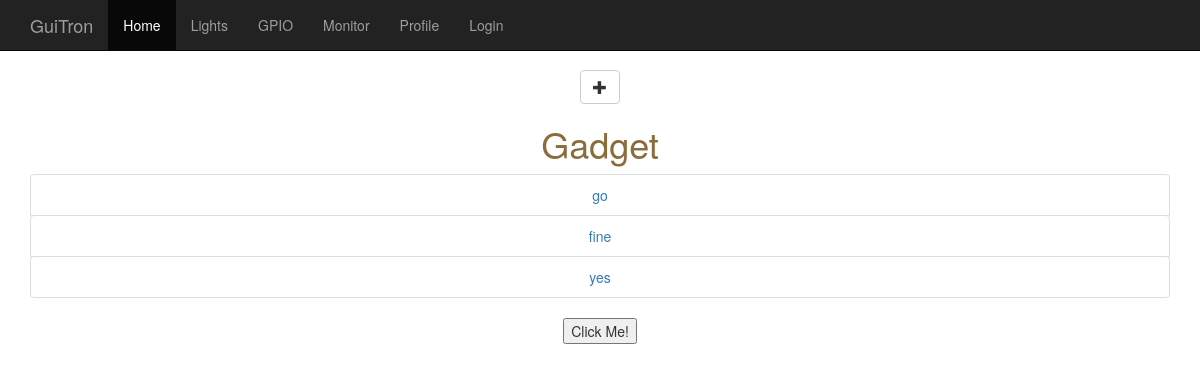
The page /guitron/gadget/ on the database as committed earlier.
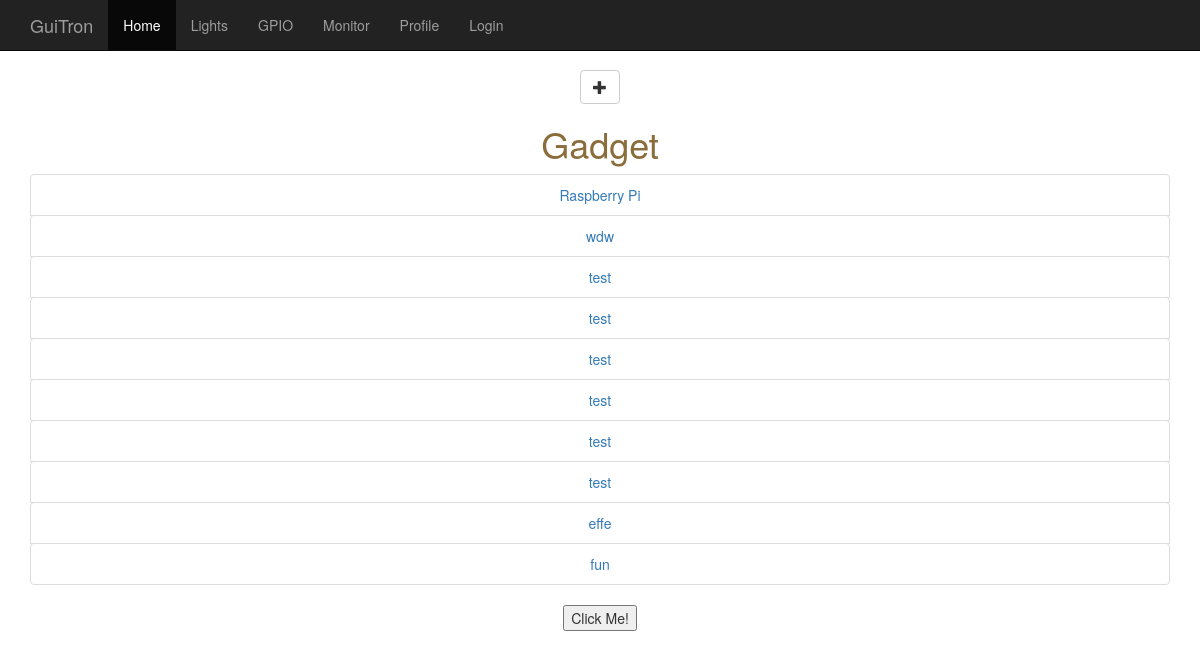
The same page on the database as committed later.
### guitron/models.py (models this page shows)
class Gadget(models.Model):
    gadget_id = models.CharField(max_length=256)
    ip_address = models.CharField(max_length=256)
    def __str__(self):
        return str(self.gadget_id)

### guitron/views.py (the view)
def index(request):
    recent_gadgets = Gadget.objects.all()
    context = {'recent_gadgets': recent_gadgets}
    return render(request, 'guitron/guitron_index.html', context)

### guitron/templates/guitron/guitron_index.html (shortened to what this page needs)
{% extends 'guitron/base.html' %}
{% block content %}
<div class="dropdown">
  <button class="btn btn-default dropdown-toggle" type="button" id="dropdownMenu1" data-toggle="dropdown" aria-haspopup="true" aria-expanded="true">
    <span class="glyphicon glyphicon-plus"></span>
  </button>
</div>
{% if recent_gadgets %}
<h1 class='text-warning'>Gadget</h1>
<ul class = "list-unstyled">
    {% for gadget in recent_gadgets %}
      <ul class="list-group">
        <li class="list-group-item">
          <a href="{% url 'guitron:view' gadget.id %}">
          {{ gadget }}
        </a>
      </li>
    {% endfor %}
    </ul>
</div>
    <button type="button" onclick="alert('Hello world!')">Click Me!</button>
{% endif %}
{% endblock %}

### guitron/templates/guitron/base.html (shortened to what this page needs)
{% load staticfiles %}
{% load bootstrap3 %}
<!DOCTYPE html>
<html lange="en">
<head>
  <link rel="stylesheet" href="{% static 'guitron/styles/guitron.css' %}"/>
  {% bootstrap_css %}
</head>
<body>
  <nav class="navbar navbar-inverse navbar-fixed-top">
    <div class="container">
      <div class="navbar-header">
        <a class="navbar-brand" href="#">GuiTron</a>
      </div>
      <div id="navbar" class="collapse navbar-collapse">
        <ul class="nav navbar-nav">
          <li class="active"><a href="#">Home</a></li>
          <li><a href="{% url 'guitron:index' %}">Lights</a></li>
          <li><a href="">GPIO</a></li>
          <li><a href="">Monitor</a></li>
          <li><a href="">Profile</a></li>
{% if user.is_authenticated %}
          <li><a href="{% url 'logout' %}">Logout</a></li>
{% else %}
          <li><a href="{% url 'login' %}">Login</a></li>
{% endif %}
          </ul>
      </div>
    </div>
  </nav>
<div class="starter-template">
    <div class="container">
      {% block content %}{% endblock %}
    </div>
</body>
</html>

### guitron/static/guitron/styles/guitron.css (style rules this page uses)
body { padding-top: 50px; }
.starter-template { padding: 20px 15px 450px; text-align: center; }

Rows that differ between the two databases and show on the page:
removed Gadget: gadget "go"
removed Gadget: gadget "fine"
removed Gadget: gadget "yes"
added Gadget: gadget "Raspberry Pi"
added Gadget: gadget "wdw"
added Gadget: gadget "test"
added Gadget: gadget "test"
added Gadget: gadget "test"
added Gadget: gadget "test"
added Gadget: gadget "test"
added Gadget: gadget "test"
added Gadget: gadget "effe"
added Gadget: gadget "fun"
